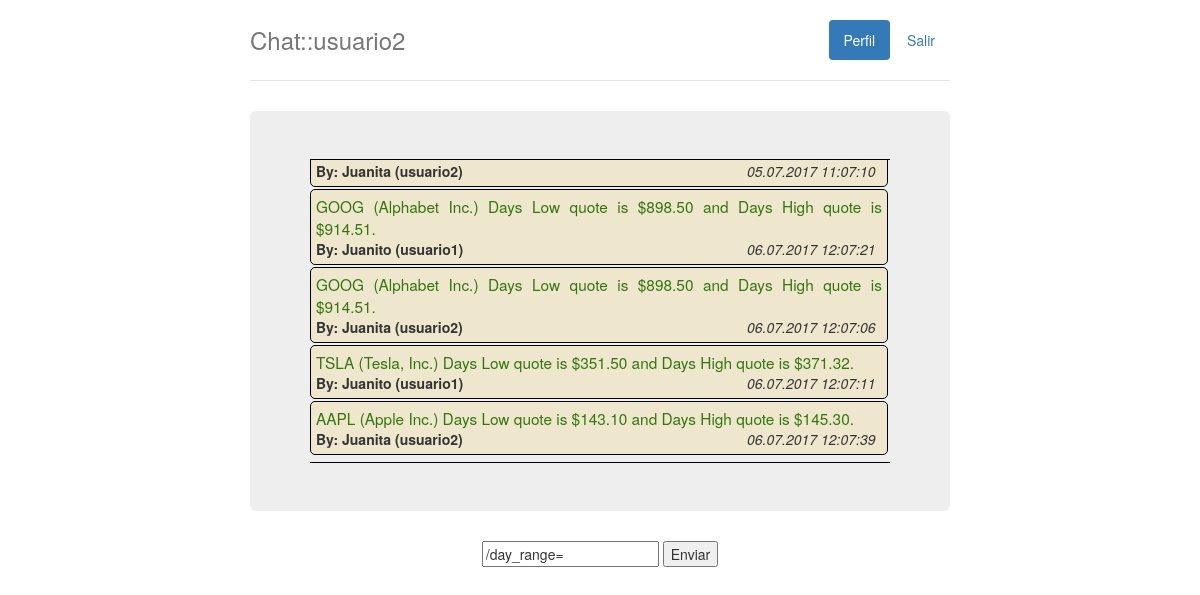
Page /chat/online/ (signed in) on the committed database.
### chat/models.py (models this page shows, shortened)
class Message(models.Model):
	user = models.ForeignKey(User, on_delete=models.SET_NULL, null=True, blank=True)
	text = models.CharField(max_length=200)
	post_date = models.DateTimeField('date posted')
	class Meta:
		ordering = ['-post_date']

### chat/views.py (the view)
@login_required
def online(request):
	messages = Message.objects.all()[:50][::-1]
	context = {'messages':messages,'user':request.user}
	return render(request, 'chat/chat.html',context)

### chat/templates/chat/chat.html (shortened to what this page needs)
 {% if user.is_authenticated %}
 	{% load static %}
	<link rel="stylesheet" type="text/css" href="{% static 'css/bootstrap.css' %}" />
	<link rel="stylesheet" type="text/css" href="{% static 'css/jumbotron-narrow.css' %}" />
	<link rel="stylesheet" type="text/css" href="{% static 'css/style.css' %}" />
	<div class="container">
	    <div class="header clearfix">
	        <nav>
	            <ul class="nav nav-pills pull-right">
	                <li role="presentation" class="active"><a href="/chat">Perfil</a></li>
	                <li role="presentation"><a href="{% url 'logout' %}">Salir</a></li>
	            </ul>
	        </nav>
	        <h3 class="text-muted">Chat::{{ user.get_username }}</h3>
	    </div>
	    <div class="jumbotron">
	        <div id="listofmessages">
	            {% include 'chat/listofmessages.html' %}
	        </div>
	    </div>
	</div>
	<div style="width: 50%; margin: 0 auto; text-align: center">
	    <input id="texto" type="text" value="/day_range=">
	    <input id="enviar" type="submit" value="Enviar">
	</div>
{% else %}
<p>Registrese para ver esta página.</p>
{% endif %}

### chat/templates/chat/listofmessages.html (shortened to what this page needs)
{% if messages %}
<div id="mensaje">
    {% for message in messages %}
    <div class="message">
        <div class="text-message">{{ message.text }}</div>
        <div class="owner">By: {{message.user.first_name}} ({{message.user.get_username}})</div>
        <div class="date">{{message.post_date|date:"d.m.Y h:m:s"}}</div>
    </div>
    {% endfor %}
</div>
{% else %}
<p>No han publicado mensajes.</p>
{% endif %}

### chat/static/css/jumbotron-narrow.css (style rules this page uses)
.header, .marketing, .footer { padding-right: 15px; padding-left: 15px; }
.header { padding-bottom: 20px; border-bottom: 1px solid #e5e5e5; }
.header h3 { margin-top: 0; margin-bottom: 0; line-height: 40px; }
@media (min-width: 768px) { .container { max-width: 730px; } }
.jumbotron { text-align: center; border-bottom: 1px solid #e5e5e5; }
@media screen and (min-width: 768px) { .header, .marketing, .footer { padding-right: 0; padding-left: 0; } }
@media screen and (min-width: 768px) { .header { margin-bottom: 30px; } }
@media screen and (min-width: 768px) { .jumbotron { border-bottom: 0; } }

### chat/static/css/style.css (style rules this page uses)
.message { background-color: #efe6ce; border: 1px solid black; border-radius: 5px; margin-right: 2px; margin-bottom: 2px; text-align: justify; padding: 5px; }
.text-message { color: #34770d; font-size: 1.1em; }
.owner { width: 75%; float: left; font-weight: bold; }
.date { width: 25%; float: left; text-align: center; font-style: italic; }
#listofmessages { height: 40%; max-height: 40%; overflow-y: scroll; border-top: 1px; border-bottom: 1px; border-left: 0px; border-right: 0px; border-color: black; border-style: solid; padding: 5px 0px 5px 0px; }

### rows in the picture
Message: user.first_name "Juanita", user.get_username "usuario2", post_date "05.07.2017 11:07:10"
Message: text "GOOG (Alphabet Inc.) Days Low quote is $898.50 and Days High quote is $914.51.", user.first_name "Juanito", user.get_username "usuario1", post_date "06.07.2017 12:07:21"
Message: text "GOOG (Alphabet Inc.) Days Low quote is $898.50 and Days High quote is $914.51.", user.first_name "Juanita", user.get_username "usuario2", post_date "06.07.2017 12:07:06"
Message: text "TSLA (Tesla, Inc.) Days Low quote is $351.50 and Days High quote is $371.32.", user.first_name "Juanito", user.get_username "usuario1", post_date "06.07.2017 12:07:11"
Message: text "AAPL (Apple Inc.) Days Low quote is $143.10 and Days High quote is $145.30.", user.first_name "Juanita", user.get_username "usuario2", post_date "06.07.2017 12:07:39"

### other values in the picture
{{ user.get_username }} "usuario2"
